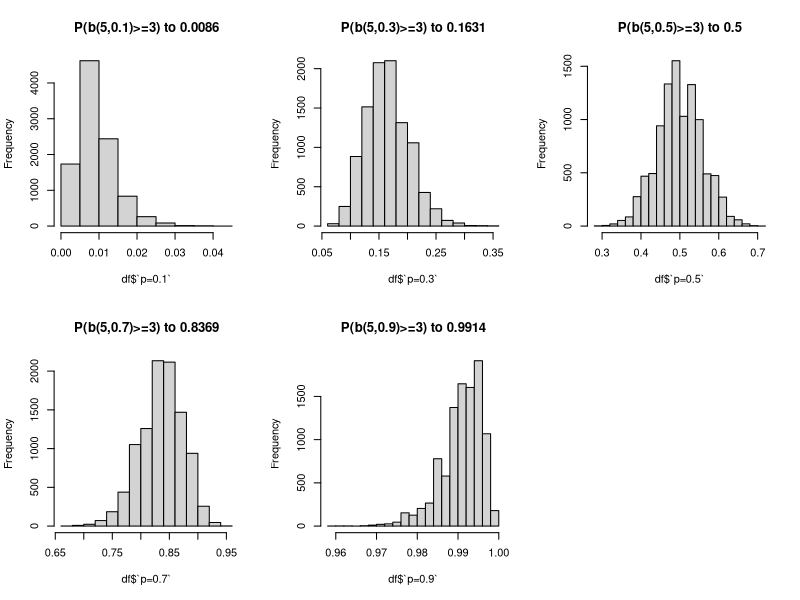
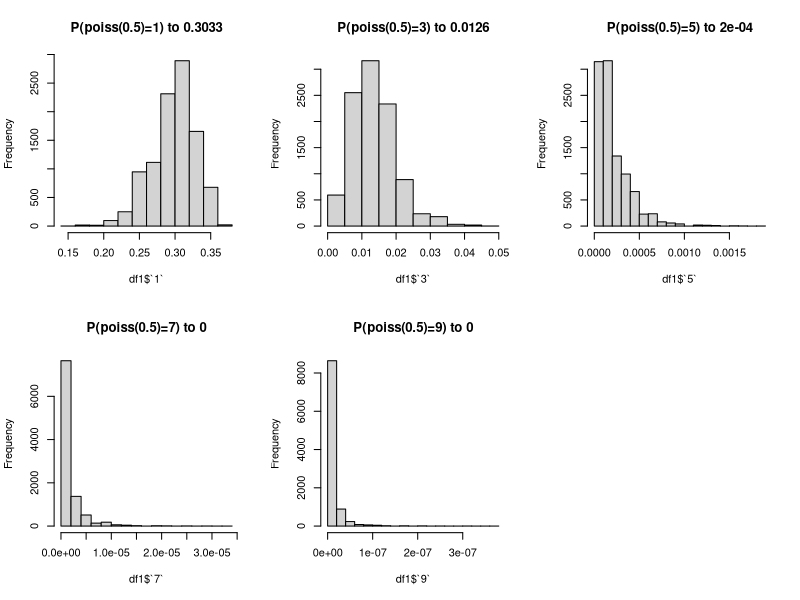
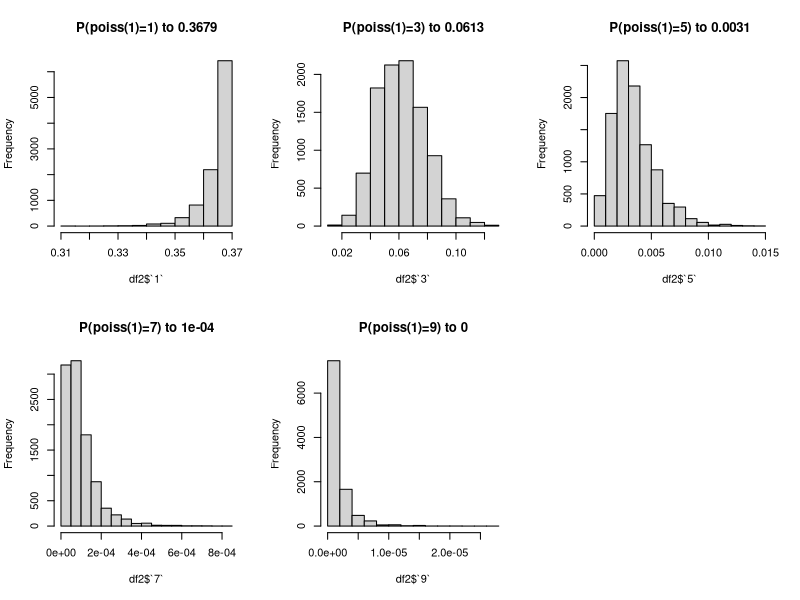
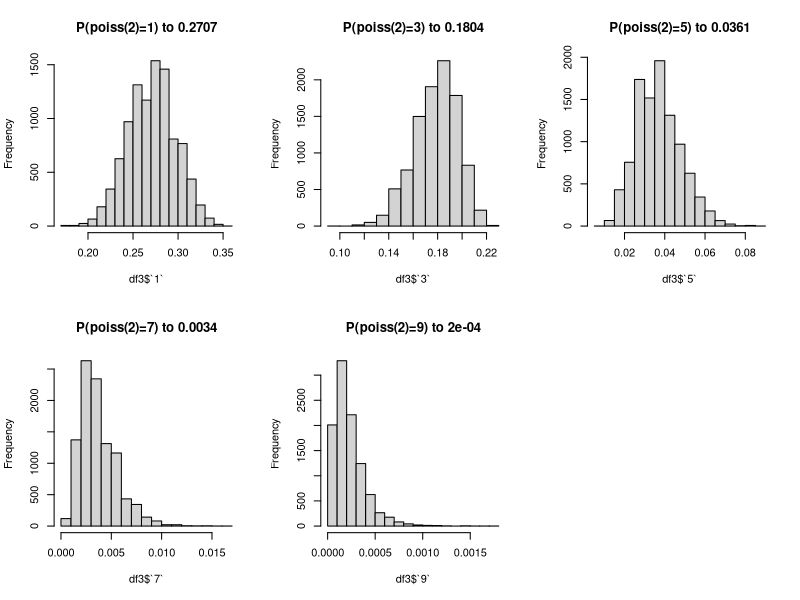
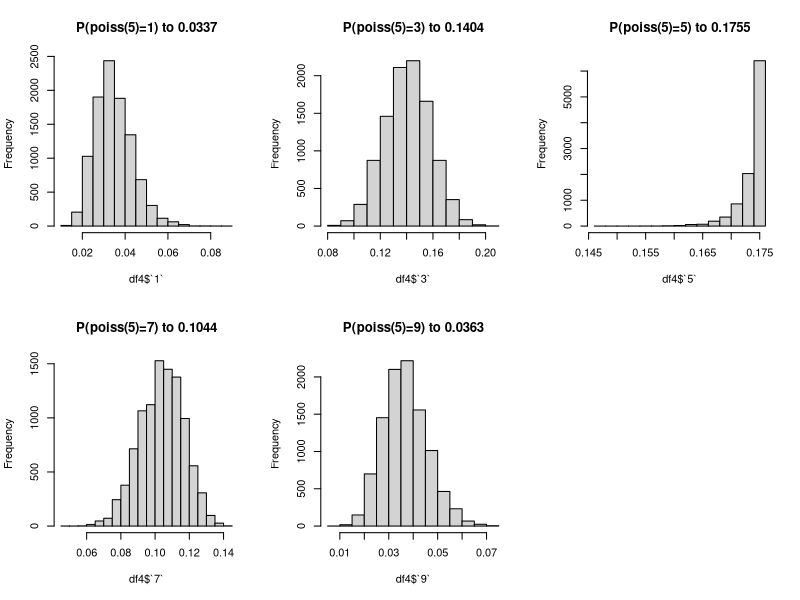
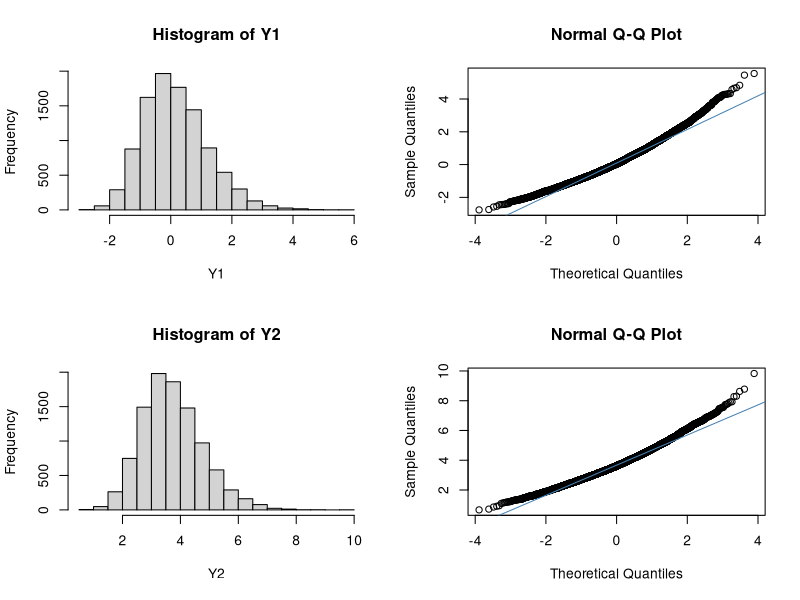
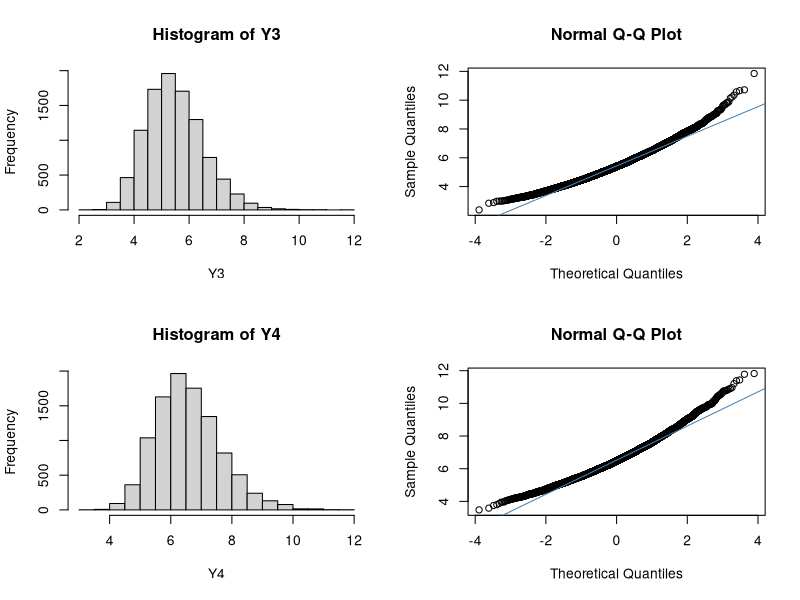
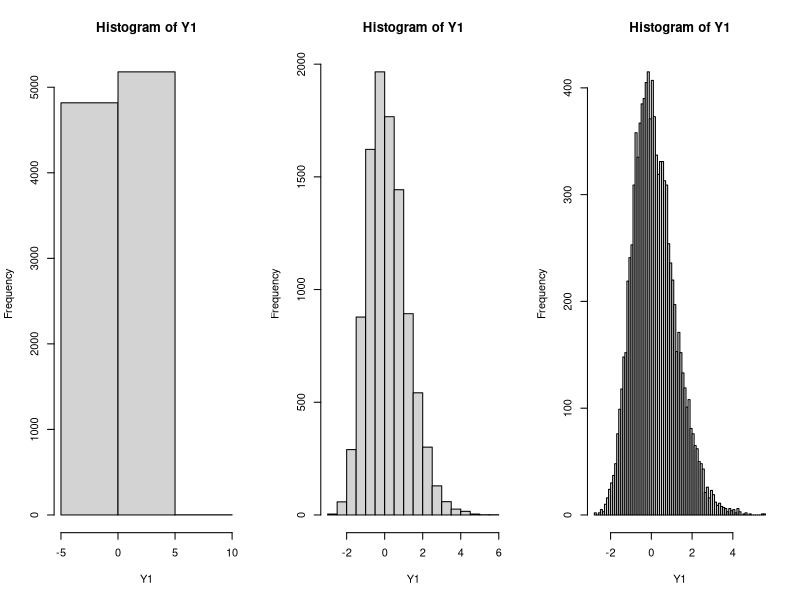

These charts were generated, in order, by the following R code:
## ---- chunk 1
knitr::opts_chunk$set(echo = TRUE)
## ---- chunk 2
set.seed(123)

oblicz_statystyki=function(X,theta){
  MSE <- sum(((X-theta)^2)*0.0001)
  var <- sum(((X-mean(X))^2)*0.0001)
  bias <- mean(X)-theta
  return(list(MSE,var,bias))
}

df <- data.frame(matrix(ncol = 5, nrow = 0))
x <- c("p=0.1", "p=0.3", "p=0.5","p=0.7","p=0.9")
colnames(df) <- x

for (i in 1:10000){
  mle1=mean(rbinom(50,5,0.1))*1/5
  mle2=mean(rbinom(50,5,0.3))*1/5
  mle3=mean(rbinom(50,5,0.5))*1/5
  mle4=mean(rbinom(50,5,0.7))*1/5
  mle5=mean(rbinom(50,5,0.9))*1/5
  Y1=1-pbinom(2,5,mle1)
  Y2=1-pbinom(2,5,mle2)
  Y3=1-pbinom(2,5,mle3)
  Y4=1-pbinom(2,5,mle4)
  Y5=1-pbinom(2,5,mle5)
  vec=c(Y1,Y2,Y3,Y4,Y5)
  df[nrow(df)+1,] <- vec
}
l=layout(matrix(c(1,2,3,4,5,6), nrow = 2, ncol = 3, byrow = TRUE))
hist(df$`p=0.1`, main = paste('P(b(5,0.1)>=3) to',round(1-pbinom(2,5,0.1),4)))
hist(df$`p=0.3`, main = paste('P(b(5,0.3)>=3) to',round(1-pbinom(2,5,0.3),4)))
hist(df$`p=0.5`, main = paste('P(b(5,0.5)>=3) to',round(1-pbinom(2,5,0.5),4)))
hist(df$`p=0.7`, main = paste('P(b(5,0.7)>=3) to',round(1-pbinom(2,5,0.7),4)))
hist(df$`p=0.9`, main = paste('P(b(5,0.9)>=3) to',round(1-pbinom(2,5,0.9),4)))

## ---- chunk 3
df2 <- data.frame(matrix(ncol = 3, nrow = 0))
x <- c("MSE", "var", "bias")
colnames(df2) <- x

df2[nrow(df2)+1,] <- oblicz_statystyki(df$`p=0.1`,1-pbinom(2,5,0.1))
df2[nrow(df2)+1,] <- oblicz_statystyki(df$`p=0.3`,1-pbinom(2,5,0.3))
df2[nrow(df2)+1,] <- oblicz_statystyki(df$`p=0.5`,1-pbinom(2,5,0.5))
df2[nrow(df2)+1,] <- oblicz_statystyki(df$`p=0.7`,1-pbinom(2,5,0.7))
df2[nrow(df2)+1,] <- oblicz_statystyki(df$`p=0.9`,1-pbinom(2,5,0.9))
df2
## ---- chunk 4
set.seed(123)
df1 <- data.frame(matrix(ncol = 5, nrow = 0))
df2 <- data.frame(matrix(ncol = 5, nrow = 0))
df3 <- data.frame(matrix(ncol = 5, nrow = 0))
df4 <- data.frame(matrix(ncol = 5, nrow = 0))
x <- c(1,3,5,7,9)
colnames(df1) <- x
colnames(df2) <- x
colnames(df3) <- x
colnames(df4) <- x

for (i in 1:10000){
  X1=rpois(50,0.5)
  X2=rpois(50,1)
  X3=rpois(50,2)
  X4=rpois(50,5)
  mle1=mean(X1)
  mle2=mean(X2)
  mle3=mean(X3)
  mle4=mean(X4)
  wynik1=list()
  wynik2=list()
  wynik3=list()
  wynik4=list()
  for (j in c(1,3,5,7,9)){
    wynik1=c(wynik1,mle1^j*exp(-mle1)/factorial(j))
    wynik2=c(wynik2,mle2^j*exp(-mle2)/factorial(j))
    wynik3=c(wynik3,mle3^j*exp(-mle3)/factorial(j))
    wynik4=c(wynik4,mle4^j*exp(-mle4)/factorial(j))
  }
  df1[nrow(df1)+1,] = wynik1
  df2[nrow(df2)+1,] = wynik2
  df3[nrow(df3)+1,] = wynik3
  df4[nrow(df4)+1,] = wynik4
    
}

l=layout(matrix(c(1,2,3,4,5,6), nrow = 2, ncol = 3, byrow = TRUE))
hist(df1$`1`, main = paste('P(poiss(0.5)=1) to',round(0.5^1*exp(-0.5)/factorial(1),4)))
hist(df1$`3`, main = paste('P(poiss(0.5)=3) to',round(0.5^3*exp(-0.5)/factorial(3),4)))
hist(df1$`5`, main = paste('P(poiss(0.5)=5) to',round(0.5^5*exp(-0.5)/factorial(5),4)))
hist(df1$`7`, main = paste('P(poiss(0.5)=7) to',round(0.5^7*exp(-0.5)/factorial(7),4)))
hist(df1$`9`, main = paste('P(poiss(0.5)=9) to',round(0.5^9*exp(-0.5)/factorial(9),4)))
## ---- chunk 5
df1stat <- data.frame(matrix(ncol = 3, nrow = 0))
x <- c("MSE", "var", "bias")
colnames(df1stat) <- x

df1stat[nrow(df1stat)+1,] <- oblicz_statystyki(df1$`1`,0.5^1*exp(-0.5)/factorial(1))
df1stat[nrow(df1stat)+1,] <- oblicz_statystyki(df1$`3`,0.5^3*exp(-0.5)/factorial(3))
df1stat[nrow(df1stat)+1,] <- oblicz_statystyki(df1$`5`,0.5^5*exp(-0.5)/factorial(5))
df1stat[nrow(df1stat)+1,] <- oblicz_statystyki(df1$`7`,0.5^7*exp(-0.5)/factorial(7))
df1stat[nrow(df1stat)+1,] <- oblicz_statystyki(df1$`9`,0.5^9*exp(-0.5)/factorial(9))
df1stat
## ---- chunk 6
l=layout(matrix(c(1,2,3,4,5,6), nrow = 2, ncol = 3, byrow = TRUE))
hist(df2$`1`, main = paste('P(poiss(1)=1) to',round(1^1*exp(-1)/factorial(1),4)))
hist(df2$`3`, main = paste('P(poiss(1)=3) to',round(1^3*exp(-1)/factorial(3),4)))
hist(df2$`5`, main = paste('P(poiss(1)=5) to',round(1^5*exp(-1)/factorial(5),4)))
hist(df2$`7`, main = paste('P(poiss(1)=7) to',round(1^7*exp(-1)/factorial(7),4)))
hist(df2$`9`, main = paste('P(poiss(1)=9) to',round(1^9*exp(-1)/factorial(9),4)))
## ---- chunk 7
df2stat <- data.frame(matrix(ncol = 3, nrow = 0))
x <- c("MSE", "var", "bias")
colnames(df2stat) <- x

df2stat[nrow(df2stat)+1,] <- oblicz_statystyki(df2$`1`,1^1*exp(-1)/factorial(1))
df2stat[nrow(df2stat)+1,] <- oblicz_statystyki(df2$`3`,1^3*exp(-1)/factorial(3))
df2stat[nrow(df2stat)+1,] <- oblicz_statystyki(df2$`5`,1^5*exp(-1)/factorial(5))
df2stat[nrow(df2stat)+1,] <- oblicz_statystyki(df2$`7`,1^7*exp(-1)/factorial(7))
df2stat[nrow(df2stat)+1,] <- oblicz_statystyki(df2$`9`,1^9*exp(-1)/factorial(9))
df2stat
## ---- chunk 8
l=layout(matrix(c(1,2,3,4,5,6), nrow = 2, ncol = 3, byrow = TRUE))
hist(df3$`1`, main = paste('P(poiss(2)=1) to',round(2^1*exp(-2)/factorial(1),4)))
hist(df3$`3`, main = paste('P(poiss(2)=3) to',round(2^3*exp(-2)/factorial(3),4)))
hist(df3$`5`, main = paste('P(poiss(2)=5) to',round(2^5*exp(-2)/factorial(5),4)))
hist(df3$`7`, main = paste('P(poiss(2)=7) to',round(2^7*exp(-2)/factorial(7),4)))
hist(df3$`9`, main = paste('P(poiss(2)=9) to',round(2^9*exp(-2)/factorial(9),4)))
## ---- chunk 9
df3stat <- data.frame(matrix(ncol = 3, nrow = 0))
x <- c("MSE", "var", "bias")
colnames(df3stat) <- x

df3stat[nrow(df3stat)+1,] <- oblicz_statystyki(df3$`1`,2^1*exp(-2)/factorial(1))
df3stat[nrow(df3stat)+1,] <- oblicz_statystyki(df3$`3`,2^3*exp(-2)/factorial(3))
df3stat[nrow(df3stat)+1,] <- oblicz_statystyki(df3$`5`,2^5*exp(-2)/factorial(5))
df3stat[nrow(df3stat)+1,] <- oblicz_statystyki(df3$`7`,2^7*exp(-2)/factorial(7))
df3stat[nrow(df3stat)+1,] <- oblicz_statystyki(df3$`9`,2^9*exp(-2)/factorial(9))
df3stat
## ---- chunk 10
l=layout(matrix(c(1,2,3,4,5,6), nrow = 2, ncol = 3, byrow = TRUE))
hist(df4$`1`, main = paste('P(poiss(5)=1) to',round(5^1*exp(-5)/factorial(1),4)))
hist(df4$`3`, main = paste('P(poiss(5)=3) to',round(5^3*exp(-5)/factorial(3),4)))
hist(df4$`5`, main = paste('P(poiss(5)=5) to',round(5^5*exp(-5)/factorial(5),4)))
hist(df4$`7`, main = paste('P(poiss(5)=7) to',round(5^7*exp(-5)/factorial(7),4)))
hist(df4$`9`, main = paste('P(poiss(5)=9) to',round(5^9*exp(-5)/factorial(9),4)))
## ---- chunk 11
df4stat <- data.frame(matrix(ncol = 3, nrow = 0))
x <- c("MSE", "var", "bias")
colnames(df4stat) <- x

df4stat[nrow(df4stat)+1,] <- oblicz_statystyki(df4$`1`,5^1*exp(-5)/factorial(1))
df4stat[nrow(df4stat)+1,] <- oblicz_statystyki(df4$`3`,5^3*exp(-5)/factorial(3))
df4stat[nrow(df4stat)+1,] <- oblicz_statystyki(df4$`5`,5^5*exp(-5)/factorial(5))
df4stat[nrow(df4stat)+1,] <- oblicz_statystyki(df4$`7`,5^7*exp(-5)/factorial(7))
df4stat[nrow(df4stat)+1,] <- oblicz_statystyki(df4$`9`,5^9*exp(-5)/factorial(9))
df4stat
## ---- chunk 12
n=50
set.seed(123)
theta=0.5
fisher1=c()
fisher2=c()
fisher3=c()
fisher4=c()
for (i in 1:10000){
  X1=rbeta(50,0.5,1)
  X2=rbeta(50,1,1)
  X3=rbeta(50,2,1)
  X4=rbeta(50,5,1)
  mletheta1=-n/sum(log(X1))
  mletheta2=-n/sum(log(X2))
  mletheta3=-n/sum(log(X3))
  mletheta4=-n/sum(log(X4))
  fisher1=append(fisher1,1/mletheta1^2)
  fisher2=append(fisher2,1/mletheta2^2)
  fisher3=append(fisher3,1/mletheta3^2)
  fisher4=append(fisher4,1/mletheta4^2)
}
fishermean1=mean(fisher1)
fishermean2=mean(fisher2)
fishermean3=mean(fisher3)
fishermean4=mean(fisher4)
Y1=c()
Y2=c()
Y3=c()
Y4=c()
for (i in 1:10000){
  X1=rbeta(50,0.5,1)
  X2=rbeta(50,1,1)
  X3=rbeta(50,2,1)
  X4=rbeta(50,5,1)
  mletheta1=-n/sum(log(X1))
  mletheta2=-n/sum(log(X2))
  mletheta3=-n/sum(log(X3))
  mletheta4=-n/sum(log(X4))
  y1=sqrt(n*fishermean1)*(mletheta1-theta)
  y2=sqrt(n*fishermean2)*(mletheta2-theta)
  y3=sqrt(n*fishermean3)*(mletheta3-theta)
  y4=sqrt(n*fishermean4)*(mletheta4-theta)
  Y1=append(Y1,y1)
  Y2=append(Y2,y2)
  Y3=append(Y3,y3)
  Y4=append(Y4,y4)
}
l=layout(matrix(c(1,2,3,4), nrow = 2, ncol = 2, byrow = TRUE))
hist(Y1)
qqnorm(Y1)
qqline(Y1, col = "steelblue", lwd = 1)
hist(Y2)
qqnorm(Y2)
qqline(Y2, col = "steelblue", lwd = 1)

l=layout(matrix(c(1,2,3,4), nrow = 2, ncol = 2, byrow = TRUE))
hist(Y3)
qqnorm(Y3)
qqline(Y3, col = "steelblue", lwd = 1)
hist(Y4)
qqnorm(Y4)
qqline(Y4, col = "steelblue", lwd = 1)
## ---- chunk 13
l=layout(matrix(c(1,2,3), nrow = 1, ncol = 3, byrow = TRUE))
hist(Y1,breaks=2)
hist(Y1)
hist(Y1,breaks=99)
## ---- chunk 14
oblicz_estymatory=function(X,n){
    a=mean(X)
    b=median(X)
    vector=dnorm(qnorm((1:n-1)/(n-1)))
    weights=vector/sum(vector)
    c=weighted.mean(X,weights)
    weights2=dnorm(qnorm((1:n-1)/n))-dnorm(qnorm(1:n/n))
    d=sum(sort(X)*weights2)
  return(c(a,b,c,d))
}

oblicz_statystyki2=function(df,theta){
  MSE <- colSums(apply(df[, 1:4], 2, function(x) (x-theta)^2))*1/10000
  var <- colSums(apply(df[, 1:4], 2, function(x) (x-mean(x))^2))*1/10000
  bias <- colMeans(df)-theta
  return(list(MSE,var,bias))
}

wykresy=function(df){
  l=layout(matrix(c(1, 2, 3, 4), nrow = 2, ncol = 2, byrow = TRUE)) 
  hist(df$theta1)
  hist(df$theta2)
  hist(df$theta3)
  hist(df$theta4)
  return(df)
}
## ---- chunk 15
library(VGAM)
df <- data.frame(matrix(ncol = 4, nrow = 0))
x <- c("theta1", "theta2", "theta3","theta4")
colnames(df) <- x

for (i in 1:10000){
  X=rlaplace(50,1,1)
  vec=oblicz_estymatory(X,50)
  df[nrow(df)+1,] <- vec
}

df=wykresy(df)

y=oblicz_statystyki2(df,1)
y
## ---- chunk 16
library(VGAM)
df <- data.frame(matrix(ncol = 4, nrow = 0))
x <- c("theta1", "theta2", "theta3","theta4")
colnames(df) <- x

for (i in 1:10000){
  X=rlaplace(50,4,1)
  vec=oblicz_estymatory(X,50)
  df[nrow(df)+1,] <- vec
}

df=wykresy(df)

y=oblicz_statystyki2(df,4)
y
## ---- chunk 17
library(VGAM)
df <- data.frame(matrix(ncol = 4, nrow = 0))
x <- c("theta1", "theta2", "theta3","theta4")
colnames(df) <- x

for (i in 1:10000){
  X=rlaplace(50,1,2)
  vec=oblicz_estymatory(X,50)
  df[nrow(df)+1,] <- vec
}

df=wykresy(df)

y=oblicz_statystyki2(df,1)
y
## ---- chunk 18
df <- data.frame(matrix(ncol = 5, nrow = 0))
x <- c("p=0.1", "p=0.3", "p=0.5","p=0.7","p=0.9")
colnames(df) <- x

for (i in 1:10000){
  mle1=mean(rbinom(20,5,0.1))*1/5
  mle2=mean(rbinom(20,5,0.3))*1/5
  mle3=mean(rbinom(20,5,0.5))*1/5
  mle4=mean(rbinom(20,5,0.7))*1/5
  mle5=mean(rbinom(20,5,0.9))*1/5
  Y1=1-pbinom(2,5,mle1)
  Y2=1-pbinom(2,5,mle2)
  Y3=1-pbinom(2,5,mle3)
  Y4=1-pbinom(2,5,mle4)
  Y5=1-pbinom(2,5,mle5)
  vec=c(Y1,Y2,Y3,Y4,Y5)
  df[nrow(df)+1,] <- vec
}
l=layout(matrix(c(1,2,3,4,5,6), nrow = 2, ncol = 3, byrow = TRUE))
hist(df$`p=0.1`, main = paste('P(b(5,0.1)>=3) to',round(1-pbinom(2,5,0.1),4)))
hist(df$`p=0.3`, main = paste('P(b(5,0.3)>=3) to',round(1-pbinom(2,5,0.3),4)))
hist(df$`p=0.5`, main = paste('P(b(5,0.5)>=3) to',round(1-pbinom(2,5,0.5),4)))
hist(df$`p=0.7`, main = paste('P(b(5,0.7)>=3) to',round(1-pbinom(2,5,0.7),4)))
hist(df$`p=0.9`, main = paste('P(b(5,0.9)>=3) to',round(1-pbinom(2,5,0.9),4)))
## ---- chunk 19
df2 <- data.frame(matrix(ncol = 3, nrow = 0))
x <- c("MSE", "var", "bias")
colnames(df2) <- x

df2[nrow(df2)+1,] <- oblicz_statystyki(df$`p=0.1`,1-pbinom(2,5,0.1))
df2[nrow(df2)+1,] <- oblicz_statystyki(df$`p=0.3`,1-pbinom(2,5,0.3))
df2[nrow(df2)+1,] <- oblicz_statystyki(df$`p=0.5`,1-pbinom(2,5,0.5))
df2[nrow(df2)+1,] <- oblicz_statystyki(df$`p=0.7`,1-pbinom(2,5,0.7))
df2[nrow(df2)+1,] <- oblicz_statystyki(df$`p=0.9`,1-pbinom(2,5,0.9))
df2
## ---- chunk 20
df <- data.frame(matrix(ncol = 5, nrow = 0))
x <- c("p=0.1", "p=0.3", "p=0.5","p=0.7","p=0.9")
colnames(df) <- x

for (i in 1:10000){
  mle1=mean(rbinom(100,5,0.1))*1/5
  mle2=mean(rbinom(100,5,0.3))*1/5
  mle3=mean(rbinom(100,5,0.5))*1/5
  mle4=mean(rbinom(100,5,0.7))*1/5
  mle5=mean(rbinom(100,5,0.9))*1/5
  Y1=1-pbinom(2,5,mle1)
  Y2=1-pbinom(2,5,mle2)
  Y3=1-pbinom(2,5,mle3)
  Y4=1-pbinom(2,5,mle4)
  Y5=1-pbinom(2,5,mle5)
  vec=c(Y1,Y2,Y3,Y4,Y5)
  df[nrow(df)+1,] <- vec
}
l=layout(matrix(c(1,2,3,4,5,6), nrow = 2, ncol = 3, byrow = TRUE))
hist(df$`p=0.1`, main = paste('P(b(5,0.1)>=3) to',round(1-pbinom(2,5,0.1),4)))
hist(df$`p=0.3`, main = paste('P(b(5,0.3)>=3) to',round(1-pbinom(2,5,0.3),4)))
hist(df$`p=0.5`, main = paste('P(b(5,0.5)>=3) to',round(1-pbinom(2,5,0.5),4)))
hist(df$`p=0.7`, main = paste('P(b(5,0.7)>=3) to',round(1-pbinom(2,5,0.7),4)))
hist(df$`p=0.9`, main = paste('P(b(5,0.9)>=3) to',round(1-pbinom(2,5,0.9),4)))
## ---- chunk 21
df2 <- data.frame(matrix(ncol = 3, nrow = 0))
x <- c("MSE", "var", "bias")
colnames(df2) <- x

df2[nrow(df2)+1,] <- oblicz_statystyki(df$`p=0.1`,1-pbinom(2,5,0.1))
df2[nrow(df2)+1,] <- oblicz_statystyki(df$`p=0.3`,1-pbinom(2,5,0.3))
df2[nrow(df2)+1,] <- oblicz_statystyki(df$`p=0.5`,1-pbinom(2,5,0.5))
df2[nrow(df2)+1,] <- oblicz_statystyki(df$`p=0.7`,1-pbinom(2,5,0.7))
df2[nrow(df2)+1,] <- oblicz_statystyki(df$`p=0.9`,1-pbinom(2,5,0.9))
df2
## ---- chunk 22
set.seed(123)
df1 <- data.frame(matrix(ncol = 5, nrow = 0))
df2 <- data.frame(matrix(ncol = 5, nrow = 0))
df3 <- data.frame(matrix(ncol = 5, nrow = 0))
df4 <- data.frame(matrix(ncol = 5, nrow = 0))
x <- c(1,3,5,7,9)
colnames(df1) <- x
colnames(df2) <- x
colnames(df3) <- x
colnames(df4) <- x

for (i in 1:10000){
  X1=rpois(20,0.5)
  X2=rpois(20,1)
  X3=rpois(20,2)
  X4=rpois(20,5)
  mle1=mean(X1)
  mle2=mean(X2)
  mle3=mean(X3)
  mle4=mean(X4)
  wynik1=list()
  wynik2=list()
  wynik3=list()
  wynik4=list()
  for (j in c(1,3,5,7,9)){
    wynik1=c(wynik1,mle1^j*exp(-mle1)/factorial(j))
    wynik2=c(wynik2,mle2^j*exp(-mle2)/factorial(j))
    wynik3=c(wynik3,mle3^j*exp(-mle3)/factorial(j))
    wynik4=c(wynik4,mle4^j*exp(-mle4)/factorial(j))
  }
  df1[nrow(df1)+1,] = wynik1
  df2[nrow(df2)+1,] = wynik2
  df3[nrow(df3)+1,] = wynik3
  df4[nrow(df4)+1,] = wynik4
    
}

l=layout(matrix(c(1,2,3,4,5,6), nrow = 2, ncol = 3, byrow = TRUE))
hist(df1$`1`, main = paste('P(poiss(0.5)=1) to',round(0.5^1*exp(-0.5)/factorial(1),4)))
hist(df1$`3`, main = paste('P(poiss(0.5)=3) to',round(0.5^3*exp(-0.5)/factorial(3),4)))
hist(df1$`5`, main = paste('P(poiss(0.5)=5) to',round(0.5^5*exp(-0.5)/factorial(5),4)))
hist(df1$`7`, main = paste('P(poiss(0.5)=7) to',round(0.5^7*exp(-0.5)/factorial(7),4)))
hist(df1$`9`, main = paste('P(poiss(0.5)=9) to',round(0.5^9*exp(-0.5)/factorial(9),4)))
## ---- chunk 23
df1stat <- data.frame(matrix(ncol = 3, nrow = 0))
x <- c("MSE", "var", "bias")
colnames(df1stat) <- x

df1stat[nrow(df1stat)+1,] <- oblicz_statystyki(df1$`1`,0.5^1*exp(-0.5)/factorial(1))
df1stat[nrow(df1stat)+1,] <- oblicz_statystyki(df1$`3`,0.5^3*exp(-0.5)/factorial(3))
df1stat[nrow(df1stat)+1,] <- oblicz_statystyki(df1$`5`,0.5^5*exp(-0.5)/factorial(5))
df1stat[nrow(df1stat)+1,] <- oblicz_statystyki(df1$`7`,0.5^7*exp(-0.5)/factorial(7))
df1stat[nrow(df1stat)+1,] <- oblicz_statystyki(df1$`9`,0.5^9*exp(-0.5)/factorial(9))
df1stat
## ---- chunk 24
l=layout(matrix(c(1,2,3,4,5,6), nrow = 2, ncol = 3, byrow = TRUE))
hist(df2$`1`, main = paste('P(poiss(1)=1) to',round(1^1*exp(-1)/factorial(1),4)))
hist(df2$`3`, main = paste('P(poiss(1)=3) to',round(1^3*exp(-1)/factorial(3),4)))
hist(df2$`5`, main = paste('P(poiss(1)=5) to',round(1^5*exp(-1)/factorial(5),4)))
hist(df2$`7`, main = paste('P(poiss(1)=7) to',round(1^7*exp(-1)/factorial(7),4)))
hist(df2$`9`, main = paste('P(poiss(1)=9) to',round(1^9*exp(-1)/factorial(9),4)))
## ---- chunk 25
df2stat <- data.frame(matrix(ncol = 3, nrow = 0))
x <- c("MSE", "var", "bias")
colnames(df2stat) <- x

df2stat[nrow(df2stat)+1,] <- oblicz_statystyki(df2$`1`,1^1*exp(-1)/factorial(1))
df2stat[nrow(df2stat)+1,] <- oblicz_statystyki(df2$`3`,1^3*exp(-1)/factorial(3))
df2stat[nrow(df2stat)+1,] <- oblicz_statystyki(df2$`5`,1^5*exp(-1)/factorial(5))
df2stat[nrow(df2stat)+1,] <- oblicz_statystyki(df2$`7`,1^7*exp(-1)/factorial(7))
df2stat[nrow(df2stat)+1,] <- oblicz_statystyki(df2$`9`,1^9*exp(-1)/factorial(9))
df2stat
## ---- chunk 26
l=layout(matrix(c(1,2,3,4,5,6), nrow = 2, ncol = 3, byrow = TRUE))
hist(df3$`1`, main = paste('P(poiss(2)=1) to',round(2^1*exp(-2)/factorial(1),4)))
hist(df3$`3`, main = paste('P(poiss(2)=3) to',round(2^3*exp(-2)/factorial(3),4)))
hist(df3$`5`, main = paste('P(poiss(2)=5) to',round(2^5*exp(-2)/factorial(5),4)))
hist(df3$`7`, main = paste('P(poiss(2)=7) to',round(2^7*exp(-2)/factorial(7),4)))
hist(df3$`9`, main = paste('P(poiss(2)=9) to',round(2^9*exp(-2)/factorial(9),4)))
## ---- chunk 27
df3stat <- data.frame(matrix(ncol = 3, nrow = 0))
x <- c("MSE", "var", "bias")
colnames(df3stat) <- x

df3stat[nrow(df3stat)+1,] <- oblicz_statystyki(df3$`1`,2^1*exp(-2)/factorial(1))
df3stat[nrow(df3stat)+1,] <- oblicz_statystyki(df3$`3`,2^3*exp(-2)/factorial(3))
df3stat[nrow(df3stat)+1,] <- oblicz_statystyki(df3$`5`,2^5*exp(-2)/factorial(5))
df3stat[nrow(df3stat)+1,] <- oblicz_statystyki(df3$`7`,2^7*exp(-2)/factorial(7))
df3stat[nrow(df3stat)+1,] <- oblicz_statystyki(df3$`9`,2^9*exp(-2)/factorial(9))
df3stat
## ---- chunk 28
l=layout(matrix(c(1,2,3,4,5,6), nrow = 2, ncol = 3, byrow = TRUE))
hist(df4$`1`, main = paste('P(poiss(5)=1) to',round(5^1*exp(-5)/factorial(1),4)))
hist(df4$`3`, main = paste('P(poiss(5)=3) to',round(5^3*exp(-5)/factorial(3),4)))
hist(df4$`5`, main = paste('P(poiss(5)=5) to',round(5^5*exp(-5)/factorial(5),4)))
hist(df4$`7`, main = paste('P(poiss(5)=7) to',round(5^7*exp(-5)/factorial(7),4)))
hist(df4$`9`, main = paste('P(poiss(5)=9) to',round(5^9*exp(-5)/factorial(9),4)))
## ---- chunk 29
df4stat <- data.frame(matrix(ncol = 3, nrow = 0))
x <- c("MSE", "var", "bias")
colnames(df4stat) <- x

df4stat[nrow(df4stat)+1,] <- oblicz_statystyki(df4$`1`,5^1*exp(-5)/factorial(1))
df4stat[nrow(df4stat)+1,] <- oblicz_statystyki(df4$`3`,5^3*exp(-5)/factorial(3))
df4stat[nrow(df4stat)+1,] <- oblicz_statystyki(df4$`5`,5^5*exp(-5)/factorial(5))
df4stat[nrow(df4stat)+1,] <- oblicz_statystyki(df4$`7`,5^7*exp(-5)/factorial(7))
df4stat[nrow(df4stat)+1,] <- oblicz_statystyki(df4$`9`,5^9*exp(-5)/factorial(9))
df4stat
## ---- chunk 30
set.seed(123)
df1 <- data.frame(matrix(ncol = 5, nrow = 0))
df2 <- data.frame(matrix(ncol = 5, nrow = 0))
df3 <- data.frame(matrix(ncol = 5, nrow = 0))
df4 <- data.frame(matrix(ncol = 5, nrow = 0))
x <- c(1,3,5,7,9)
colnames(df1) <- x
colnames(df2) <- x
colnames(df3) <- x
colnames(df4) <- x

for (i in 1:10000){
  X1=rpois(100,0.5)
  X2=rpois(100,1)
  X3=rpois(100,2)
  X4=rpois(100,5)
  mle1=mean(X1)
  mle2=mean(X2)
  mle3=mean(X3)
  mle4=mean(X4)
  wynik1=list()
  wynik2=list()
  wynik3=list()
  wynik4=list()
  for (j in c(1,3,5,7,9)){
    wynik1=c(wynik1,mle1^j*exp(-mle1)/factorial(j))
    wynik2=c(wynik2,mle2^j*exp(-mle2)/factorial(j))
    wynik3=c(wynik3,mle3^j*exp(-mle3)/factorial(j))
    wynik4=c(wynik4,mle4^j*exp(-mle4)/factorial(j))
  }
  df1[nrow(df1)+1,] = wynik1
  df2[nrow(df2)+1,] = wynik2
  df3[nrow(df3)+1,] = wynik3
  df4[nrow(df4)+1,] = wynik4
    
}

l=layout(matrix(c(1,2,3,4,5,6), nrow = 2, ncol = 3, byrow = TRUE))
hist(df1$`1`, main = paste('P(poiss(0.5)=1) to',round(0.5^1*exp(-0.5)/factorial(1),4)))
hist(df1$`3`, main = paste('P(poiss(0.5)=3) to',round(0.5^3*exp(-0.5)/factorial(3),4)))
hist(df1$`5`, main = paste('P(poiss(0.5)=5) to',round(0.5^5*exp(-0.5)/factorial(5),4)))
hist(df1$`7`, main = paste('P(poiss(0.5)=7) to',round(0.5^7*exp(-0.5)/factorial(7),4)))
hist(df1$`9`, main = paste('P(poiss(0.5)=9) to',round(0.5^9*exp(-0.5)/factorial(9),4)))
## ---- chunk 31
df1stat <- data.frame(matrix(ncol = 3, nrow = 0))
x <- c("MSE", "var", "bias")
colnames(df1stat) <- x

df1stat[nrow(df1stat)+1,] <- oblicz_statystyki(df1$`1`,0.5^1*exp(-0.5)/factorial(1))
df1stat[nrow(df1stat)+1,] <- oblicz_statystyki(df1$`3`,0.5^3*exp(-0.5)/factorial(3))
df1stat[nrow(df1stat)+1,] <- oblicz_statystyki(df1$`5`,0.5^5*exp(-0.5)/factorial(5))
df1stat[nrow(df1stat)+1,] <- oblicz_statystyki(df1$`7`,0.5^7*exp(-0.5)/factorial(7))
df1stat[nrow(df1stat)+1,] <- oblicz_statystyki(df1$`9`,0.5^9*exp(-0.5)/factorial(9))
df1stat
## ---- chunk 32
l=layout(matrix(c(1,2,3,4,5,6), nrow = 2, ncol = 3, byrow = TRUE))
hist(df2$`1`, main = paste('P(poiss(1)=1) to',round(1^1*exp(-1)/factorial(1),4)))
hist(df2$`3`, main = paste('P(poiss(1)=3) to',round(1^3*exp(-1)/factorial(3),4)))
hist(df2$`5`, main = paste('P(poiss(1)=5) to',round(1^5*exp(-1)/factorial(5),4)))
hist(df2$`7`, main = paste('P(poiss(1)=7) to',round(1^7*exp(-1)/factorial(7),4)))
hist(df2$`9`, main = paste('P(poiss(1)=9) to',round(1^9*exp(-1)/factorial(9),4)))
## ---- chunk 33
df2stat <- data.frame(matrix(ncol = 3, nrow = 0))
x <- c("MSE", "var", "bias")
colnames(df2stat) <- x

df2stat[nrow(df2stat)+1,] <- oblicz_statystyki(df2$`1`,1^1*exp(-1)/factorial(1))
df2stat[nrow(df2stat)+1,] <- oblicz_statystyki(df2$`3`,1^3*exp(-1)/factorial(3))
df2stat[nrow(df2stat)+1,] <- oblicz_statystyki(df2$`5`,1^5*exp(-1)/factorial(5))
df2stat[nrow(df2stat)+1,] <- oblicz_statystyki(df2$`7`,1^7*exp(-1)/factorial(7))
df2stat[nrow(df2stat)+1,] <- oblicz_statystyki(df2$`9`,1^9*exp(-1)/factorial(9))
df2stat
## ---- chunk 34
l=layout(matrix(c(1,2,3,4,5,6), nrow = 2, ncol = 3, byrow = TRUE))
hist(df3$`1`, main = paste('P(poiss(2)=1) to',round(2^1*exp(-2)/factorial(1),4)))
hist(df3$`3`, main = paste('P(poiss(2)=3) to',round(2^3*exp(-2)/factorial(3),4)))
hist(df3$`5`, main = paste('P(poiss(2)=5) to',round(2^5*exp(-2)/factorial(5),4)))
hist(df3$`7`, main = paste('P(poiss(2)=7) to',round(2^7*exp(-2)/factorial(7),4)))
hist(df3$`9`, main = paste('P(poiss(2)=9) to',round(2^9*exp(-2)/factorial(9),4)))
## ---- chunk 35
df3stat <- data.frame(matrix(ncol = 3, nrow = 0))
x <- c("MSE", "var", "bias")
colnames(df3stat) <- x

df3stat[nrow(df3stat)+1,] <- oblicz_statystyki(df3$`1`,2^1*exp(-2)/factorial(1))
df3stat[nrow(df3stat)+1,] <- oblicz_statystyki(df3$`3`,2^3*exp(-2)/factorial(3))
df3stat[nrow(df3stat)+1,] <- oblicz_statystyki(df3$`5`,2^5*exp(-2)/factorial(5))
df3stat[nrow(df3stat)+1,] <- oblicz_statystyki(df3$`7`,2^7*exp(-2)/factorial(7))
df3stat[nrow(df3stat)+1,] <- oblicz_statystyki(df3$`9`,2^9*exp(-2)/factorial(9))
df3stat
## ---- chunk 36
l=layout(matrix(c(1,2,3,4,5,6), nrow = 2, ncol = 3, byrow = TRUE))
hist(df4$`1`, main = paste('P(poiss(5)=1) to',round(5^1*exp(-5)/factorial(1),4)))
hist(df4$`3`, main = paste('P(poiss(5)=3) to',round(5^3*exp(-5)/factorial(3),4)))
hist(df4$`5`, main = paste('P(poiss(5)=5) to',round(5^5*exp(-5)/factorial(5),4)))
hist(df4$`7`, main = paste('P(poiss(5)=7) to',round(5^7*exp(-5)/factorial(7),4)))
hist(df4$`9`, main = paste('P(poiss(5)=9) to',round(5^9*exp(-5)/factorial(9),4)))
## ---- chunk 37
df4stat <- data.frame(matrix(ncol = 3, nrow = 0))
x <- c("MSE", "var", "bias")
colnames(df4stat) <- x

df4stat[nrow(df4stat)+1,] <- oblicz_statystyki(df4$`1`,5^1*exp(-5)/factorial(1))
df4stat[nrow(df4stat)+1,] <- oblicz_statystyki(df4$`3`,5^3*exp(-5)/factorial(3))
df4stat[nrow(df4stat)+1,] <- oblicz_statystyki(df4$`5`,5^5*exp(-5)/factorial(5))
df4stat[nrow(df4stat)+1,] <- oblicz_statystyki(df4$`7`,5^7*exp(-5)/factorial(7))
df4stat[nrow(df4stat)+1,] <- oblicz_statystyki(df4$`9`,5^9*exp(-5)/factorial(9))
df4stat
## ---- chunk 38
n=20
set.seed(123)
theta=0.5
fisher1=c()
fisher2=c()
fisher3=c()
fisher4=c()
for (i in 1:10000){
  X1=rbeta(20,0.5,1)
  X2=rbeta(20,1,1)
  X3=rbeta(20,2,1)
  X4=rbeta(20,5,1)
  mletheta1=-n/sum(log(X1))
  mletheta2=-n/sum(log(X2))
  mletheta3=-n/sum(log(X3))
  mletheta4=-n/sum(log(X4))
  fisher1=append(fisher1,1/mletheta1^2)
  fisher2=append(fisher2,1/mletheta2^2)
  fisher3=append(fisher3,1/mletheta3^2)
  fisher4=append(fisher4,1/mletheta4^2)
}
fishermean1=mean(fisher1)
fishermean2=mean(fisher2)
fishermean3=mean(fisher3)
fishermean4=mean(fisher4)
Y1=c()
Y2=c()
Y3=c()
Y4=c()
for (i in 1:10000){
  X1=rbeta(20,0.5,1)
  X2=rbeta(20,1,1)
  X3=rbeta(20,2,1)
  X4=rbeta(20,5,1)
  mletheta1=-n/sum(log(X1))
  mletheta2=-n/sum(log(X2))
  mletheta3=-n/sum(log(X3))
  mletheta4=-n/sum(log(X4))
  y1=sqrt(n*fishermean1)*(mletheta1-theta)
  y2=sqrt(n*fishermean2)*(mletheta2-theta)
  y3=sqrt(n*fishermean3)*(mletheta3-theta)
  y4=sqrt(n*fishermean4)*(mletheta4-theta)
  Y1=append(Y1,y1)
  Y2=append(Y2,y2)
  Y3=append(Y3,y3)
  Y4=append(Y4,y4)
}
l=layout(matrix(c(1,2,3,4), nrow = 2, ncol = 2, byrow = TRUE))
hist(Y1)
qqnorm(Y1)
qqline(Y1, col = "steelblue", lwd = 1)
hist(Y2)
qqnorm(Y2)
qqline(Y2, col = "steelblue", lwd = 1)

l=layout(matrix(c(1,2,3,4), nrow = 2, ncol = 2, byrow = TRUE))
hist(Y3)
qqnorm(Y3)
qqline(Y3, col = "steelblue", lwd = 1)
hist(Y4)
qqnorm(Y4)
qqline(Y4, col = "steelblue", lwd = 1)
## ---- chunk 39
n=100
set.seed(123)
theta=0.5
fisher1=c()
fisher2=c()
fisher3=c()
fisher4=c()
for (i in 1:10000){
  X1=rbeta(100,0.5,1)
  X2=rbeta(100,1,1)
  X3=rbeta(100,2,1)
  X4=rbeta(100,5,1)
  mletheta1=-n/sum(log(X1))
  mletheta2=-n/sum(log(X2))
  mletheta3=-n/sum(log(X3))
  mletheta4=-n/sum(log(X4))
  fisher1=append(fisher1,1/mletheta1^2)
  fisher2=append(fisher2,1/mletheta2^2)
  fisher3=append(fisher3,1/mletheta3^2)
  fisher4=append(fisher4,1/mletheta4^2)
}
fishermean1=mean(fisher1)
fishermean2=mean(fisher2)
fishermean3=mean(fisher3)
fishermean4=mean(fisher4)
Y1=c()
Y2=c()
Y3=c()
Y4=c()
for (i in 1:10000){
  X1=rbeta(100,0.5,1)
  X2=rbeta(100,1,1)
  X3=rbeta(100,2,1)
  X4=rbeta(100,5,1)
  mletheta1=-n/sum(log(X1))
  mletheta2=-n/sum(log(X2))
  mletheta3=-n/sum(log(X3))
  mletheta4=-n/sum(log(X4))
  y1=sqrt(n*fishermean1)*(mletheta1-theta)
  y2=sqrt(n*fishermean2)*(mletheta2-theta)
  y3=sqrt(n*fishermean3)*(mletheta3-theta)
  y4=sqrt(n*fishermean4)*(mletheta4-theta)
  Y1=append(Y1,y1)
  Y2=append(Y2,y2)
  Y3=append(Y3,y3)
  Y4=append(Y4,y4)
}
l=layout(matrix(c(1,2,3,4), nrow = 2, ncol = 2, byrow = TRUE))
hist(Y1)
qqnorm(Y1)
qqline(Y1, col = "steelblue", lwd = 1)
hist(Y2)
qqnorm(Y2)
qqline(Y2, col = "steelblue", lwd = 1)

l=layout(matrix(c(1,2,3,4), nrow = 2, ncol = 2, byrow = TRUE))
hist(Y3)
qqnorm(Y3)
qqline(Y3, col = "steelblue", lwd = 1)
hist(Y4)
qqnorm(Y4)
qqline(Y4, col = "steelblue", lwd = 1)
## ---- chunk 40
df <- data.frame(matrix(ncol = 4, nrow = 0))
x <- c("theta1", "theta2", "theta3","theta4")
colnames(df) <- x

for (i in 1:10000){
  X=rlaplace(20,1,1)
  vec=oblicz_estymatory(X,20)
  df[nrow(df)+1,] <- vec
}

df=wykresy(df)

y=oblicz_statystyki2(df,1)
y
## ---- chunk 41
df <- data.frame(matrix(ncol = 4, nrow = 0))
x <- c("theta1", "theta2", "theta3","theta4")
colnames(df) <- x

for (i in 1:10000){
  X=rlaplace(20,4,1)
  vec=oblicz_estymatory(X,20)
  df[nrow(df)+1,] <- vec
}

df=wykresy(df)

y=oblicz_statystyki2(df,4)
y
## ---- chunk 42
df <- data.frame(matrix(ncol = 4, nrow = 0))
x <- c("theta1", "theta2", "theta3","theta4")
colnames(df) <- x

for (i in 1:10000){
  X=rlaplace(20,1,2)
  vec=oblicz_estymatory(X,20)
  df[nrow(df)+1,] <- vec
}

df=wykresy(df)

y=oblicz_statystyki2(df,1)
y
## ---- chunk 43
df <- data.frame(matrix(ncol = 4, nrow = 0))
x <- c("theta1", "theta2", "theta3","theta4")
colnames(df) <- x

for (i in 1:10000){
  X=rlaplace(100,1,1)
  vec=oblicz_estymatory(X,100)
  df[nrow(df)+1,] <- vec
}

df=wykresy(df)

y=oblicz_statystyki2(df,1)
y
## ---- chunk 44
df <- data.frame(matrix(ncol = 4, nrow = 0))
x <- c("theta1", "theta2", "theta3","theta4")
colnames(df) <- x

for (i in 1:10000){
  X=rlaplace(100,4,1)
  vec=oblicz_estymatory(X,100)
  df[nrow(df)+1,] <- vec
}

df=wykresy(df)

y=oblicz_statystyki2(df,4)
y
## ---- chunk 45
library(VGAM)
df <- data.frame(matrix(ncol = 4, nrow = 0))
x <- c("theta1", "theta2", "theta3","theta4")
colnames(df) <- x

for (i in 1:10000){
  X=rlaplace(100,1,2)
  vec=oblicz_estymatory(X,100)
  df[nrow(df)+1,] <- vec
}

df=wykresy(df)

y=oblicz_statystyki2(df,1)
y
